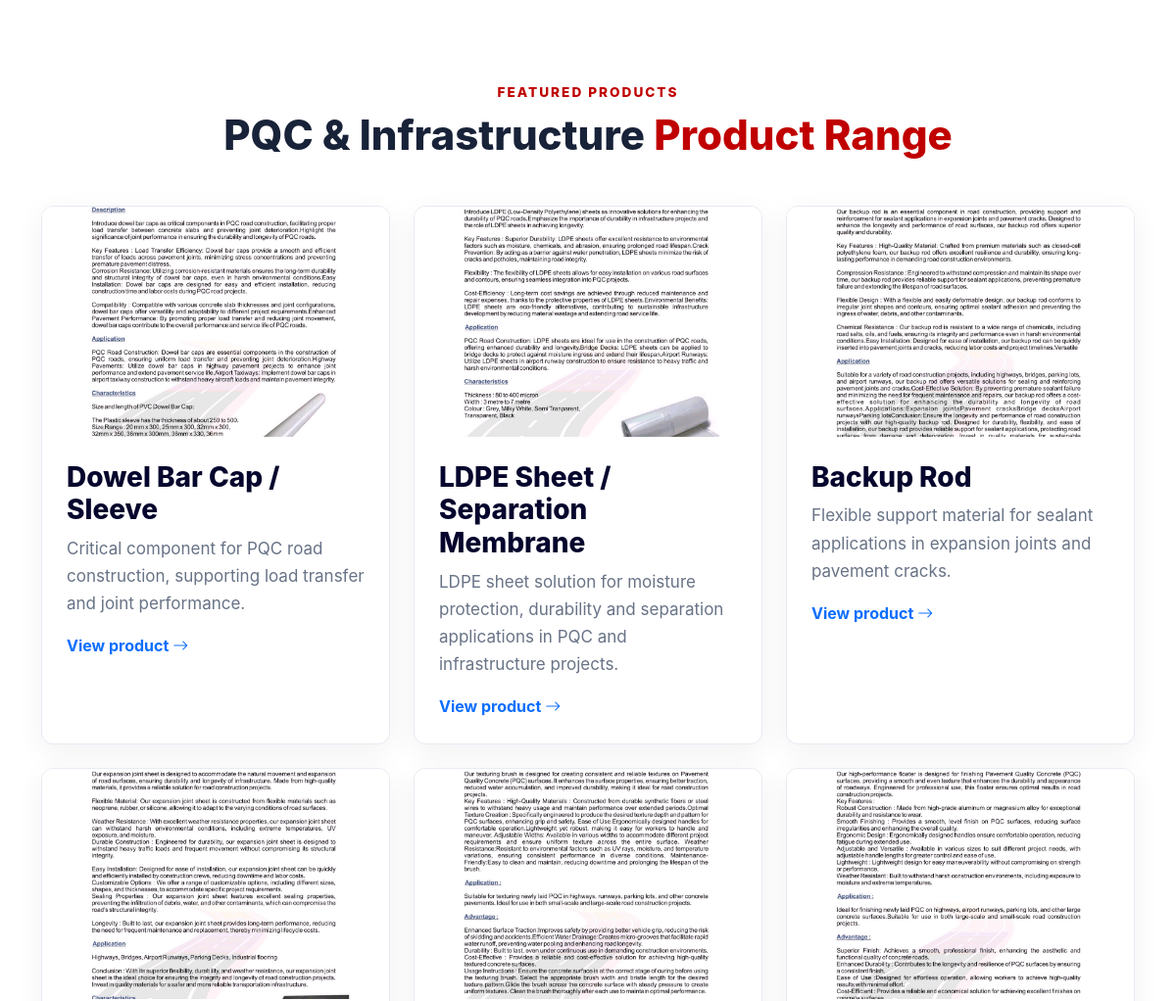
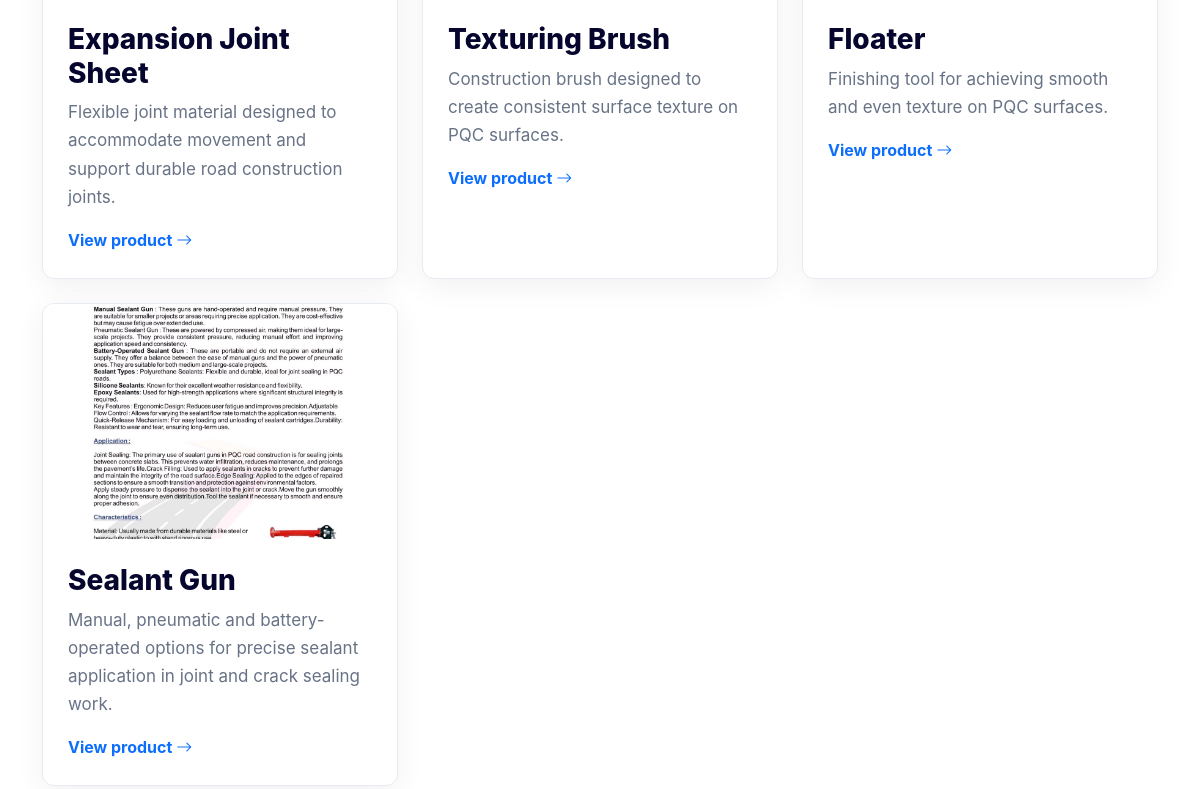
The app's page / (middle part), older data (2 pictures, top to bottom).
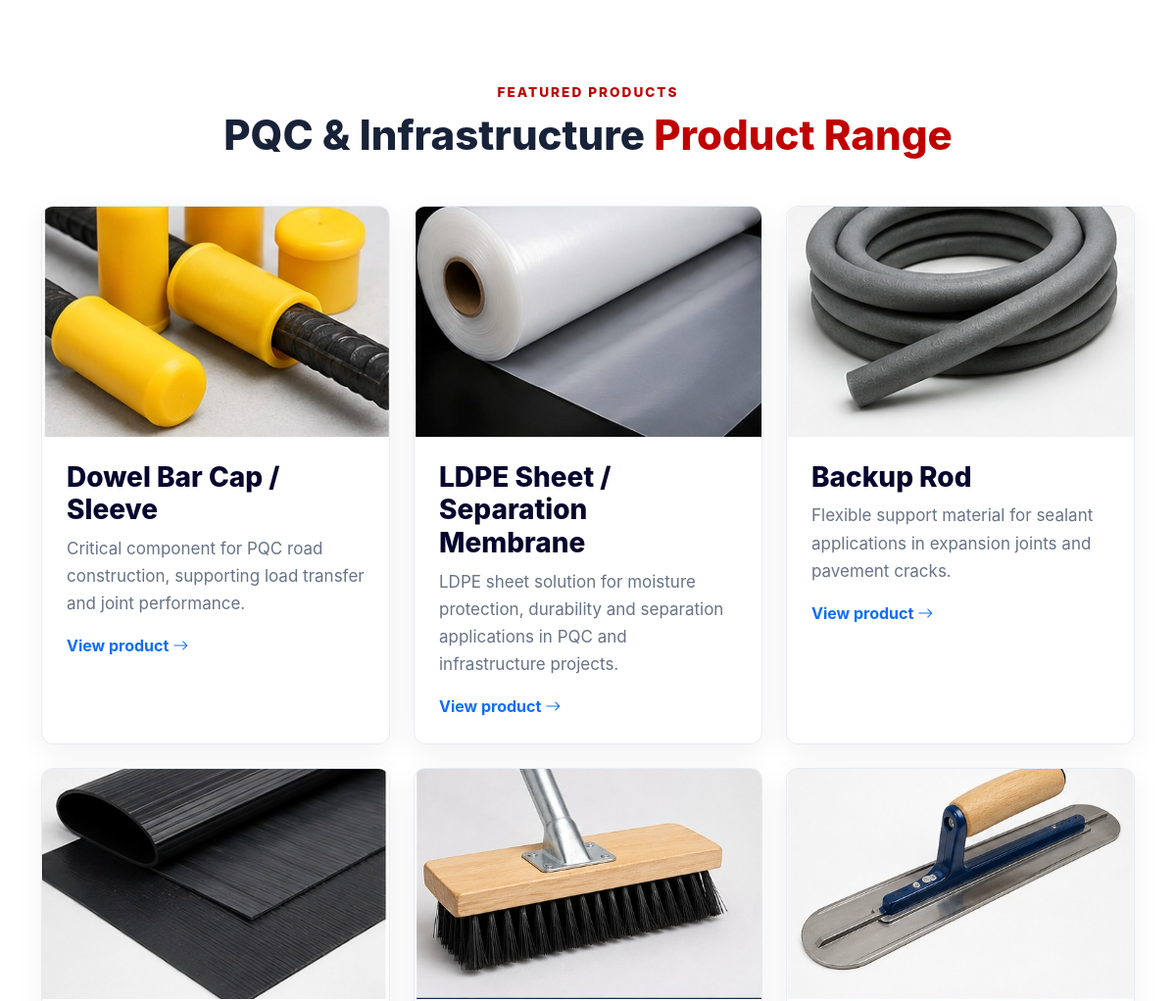
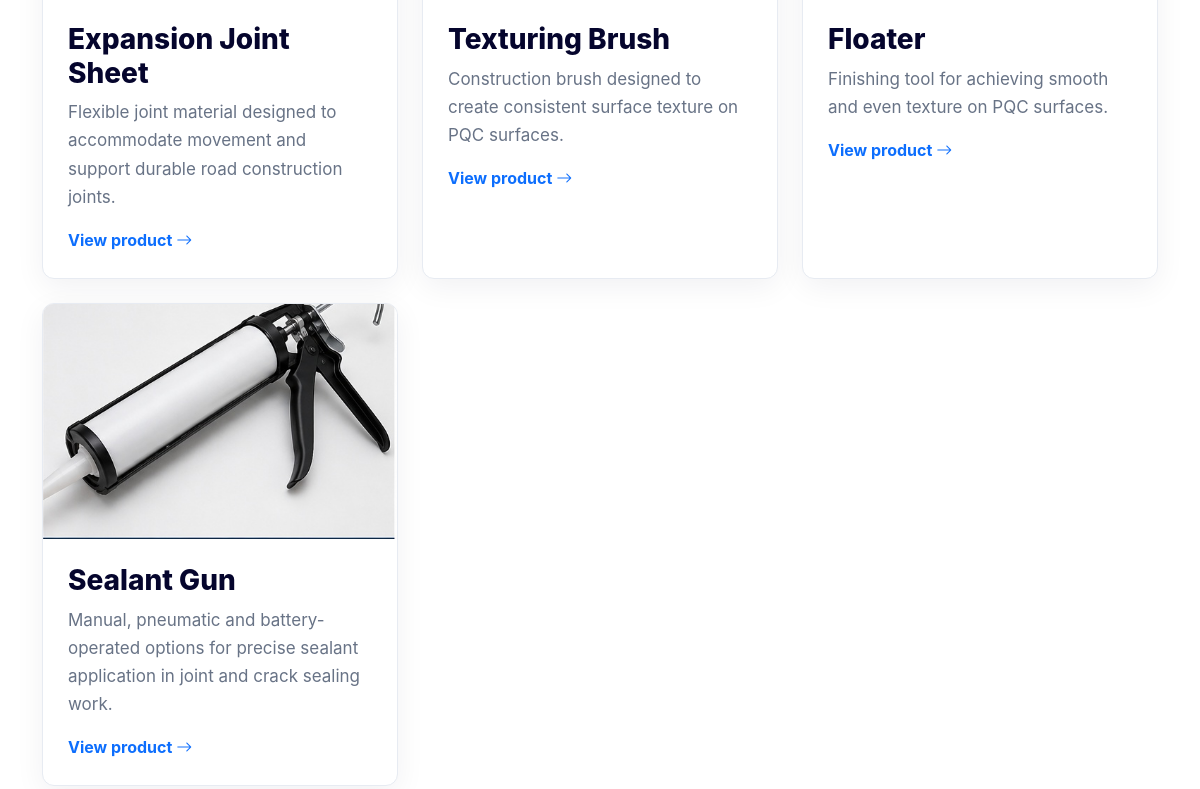
The same page, newer data (2 pictures, top to bottom).
### home/models.py (models this page shows, shortened)
class Product(models.Model):
    title = models.CharField(max_length=200)
    image = models.ImageField(upload_to='products/')
    prod_image = models.ImageField(upload_to='products/',null=True,blank=True)
    short_description = models.TextField()
    description = CKEditor5Field(
        'Description',
        config_name='extends'
    )
    slug = models.SlugField(unique=True,null=True,blank=True)
    is_active = models.BooleanField(default=True)

### home/views.py (the view)
# urls.py: path('', home, name='home'),
def home(request):
    pro=Product.objects.values('title','slug')
    product=Product.objects.filter(is_active=True)
    return render(request,'index.html',{'pro':pro,'product':product})

### templates/index.html (shortened to what this page needs)
{% extends 'base.html' %}
{% block content %}
{% load static %}
    <section class="section">
        <div class="container">
            <div class="text-center mb-5">
                <div class="eyebrow">Featured Products</div>
                <h2 class="title mt-2">PQC & Infrastructure <span>Product Range</span></h2>
            </div>
            <div class="row g-4">
                {% for x in product %}
                <div class="col-lg-4 col-md-6">
                    <div class="card-pro"><img src="{{x.image.url}}" alt="Dowel Bar Cap / Sleeve">
                        <div class="body">
                            <h3>{{x.title}}</h3>
                            <p class="lead-muted">{{x.short_description}}</p><a href="{% url 'product' x.slug %}" class="fw-bold">View
                                product <i class="bi bi-arrow-right"></i></a>
                        </div>
                    </div>
                </div>
                {% endfor %}
            </div>
        </div>
    </section>
 {% endblock %}

### templates/base.html (shortened to what this page needs)
{% load static %}
<!doctype html>
<html lang="en">
<head>
    <link href="https://cdn.jsdelivr.net/npm/bootstrap@5.3.3/dist/css/bootstrap.min.css" rel="stylesheet">
    <link rel="stylesheet" href="https://cdn.jsdelivr.net/npm/bootstrap-icons@1.11.3/font/bootstrap-icons.min.css">
    <link rel="stylesheet" href="{% static 'css/style.css' %}">
</head>
<body>
    <main>
        {% block content %}
        {% endblock %}
    </main>
</body>
</body>
</html>

### templates/partials/navbar.html (shortened to what this page needs)
{% load static %}

### static/css/style.css (style rules this page uses)
:root { --navy: #05052d; --blue: #173f72; --gold: #f4b94f; --ink: #182238; --muted: #687386; --light: #f5f7fb; --line: #e7ebf2; --primary-red: #C00000; --red-hover: #E10600; --primary-black: #111111; --dark-black: #000000; --white: #FFFFFF; --light-gray: #F5F5F5; --border-gray: #E0E0E0; }
* { box-sizing: border-box }
html { scroll-behavior: smooth }
body { font-family: Inter, Arial, Helvetica, sans-serif; color: var(--ink); line-height: 1.65 }
a { text-decoration: none }
.hero h1 span, .title span { color: var(--primary-red) }
.eyebrow { color: var(--primary-red); font-size: .85rem; letter-spacing: 2px; font-weight: 800; text-transform: uppercase }
.section { padding: 85px 0 }
.title { font-size: 42px; font-weight: 850; line-height: 1.15 }
.lead-muted { color: var(--muted); font-size: 17px }
.card-pro { height: 100%; background: #fff; border: 1px solid var(--line); border-radius: 12px; overflow: hidden; box-shadow: 0 8px 30px rgba(5, 5, 45, .06); transition: .25s }
.card-pro img { width: 100%; height: 235px; object-fit: cover }
.card-pro .body { padding: 25px }
.card-pro h3, .card-pro h4 { font-weight: 800; color: var(--navy) }
html { scroll-behavior: smooth; }
.card-pro { transition: transform 0.4s ease, box-shadow 0.4s ease; }
.card-pro { overflow: hidden; }
.card-pro img { transition: transform 0.6s ease; }

Row changes from the older to the newer data that the page shows:
changed Product "Dowel Bar Cap / Sleeve": image: a different picture
changed Product "LDPE Sheet / Separation Membrane": image: a different picture
changed Product "Backup Rod": image: a different picture
changed Product "Expansion Joint Sheet": image: a different picture
changed Product "Texturing Brush": image: a different picture
changed Product "Floater": image: a different picture
changed Product "Sealant Gun": image: a different picture
